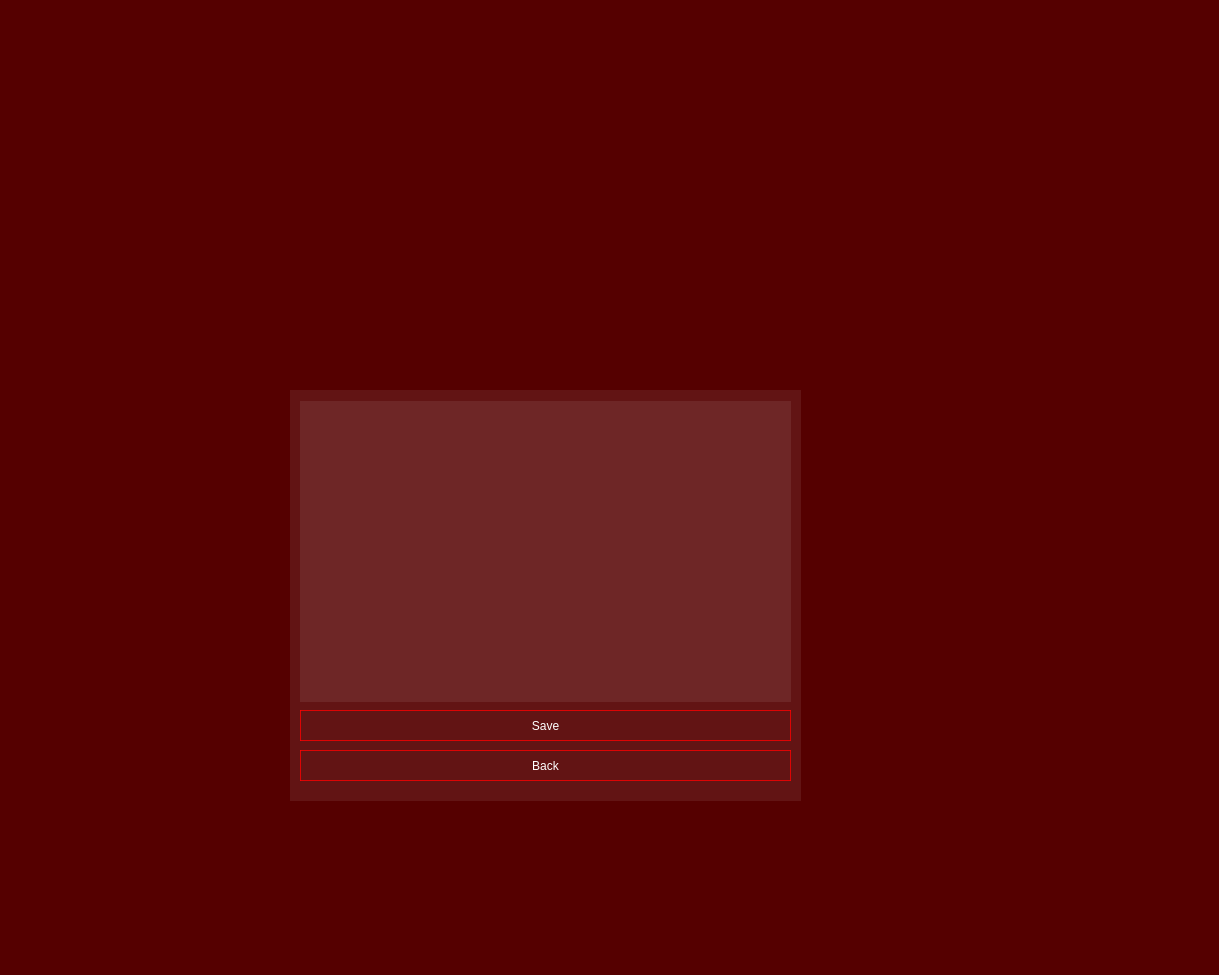
<?xml version="1.0" encoding="UTF-8"?>
<ui version="4.0">
 <class>rate</class>
 <widget class="QWidget" name="rate">
  <property name="geometry">
   <rect>
    <x>0</x>
    <y>0</y>
    <width>1219</width>
    <height>975</height>
   </rect>
  </property>
  <property name="windowTitle">
   <string>Form</string>
  </property>
  <property name="styleSheet">
   <string notr="true">background-color: rgb(85, 0, 0);</string>
  </property>
  <widget class="QWidget" name="widget" native="true">
   <property name="geometry">
    <rect>
     <x>290</x>
     <y>390</y>
     <width>511</width>
     <height>411</height>
    </rect>
   </property>
   <property name="styleSheet">
    <string notr="true">background-color: rgba(255,255,255,20);
border-top-right-radius: 0px;
border-bottom-right-radius: 0px;
border-bottom-left-radius: 0px;
border-top-left-radius: 0px;</string>
   </property>
   <widget class="QPushButton" name="back_button">
    <property name="geometry">
     <rect>
      <x>10</x>
      <y>360</y>
      <width>491</width>
      <height>31</height>
     </rect>
    </property>
    <property name="styleSheet">
     <string notr="true">color: rgb(255, 255, 255);
font: 700 16pt &quot;Segoe UI&quot;;
background-color: rgba(0,0,0,0);
border: none;
border-bottom: 1px solid rgba(255,0,0,200);
border-top: 1px solid rgba(255,0,0,200);
border-left: 1px solid rgba(255,0,0,200);
border-right: 1px solid rgba(255,0,0,200);
</string>
    </property>
    <property name="text">
     <string>Back</string>
    </property>
   </widget>
   <widget class="QPushButton" name="save_button">
    <property name="geometry">
     <rect>
      <x>10</x>
      <y>320</y>
      <width>491</width>
      <height>31</height>
     </rect>
    </property>
    <property name="styleSheet">
     <string notr="true">color: rgb(255, 255, 255);
font: 700 16pt &quot;Segoe UI&quot;;
background-color: rgba(0,0,0,0);
border: none;
border-bottom: 1px solid rgba(255,0,0,200);
border-top: 1px solid rgba(255,0,0,200);
border-left: 1px solid rgba(255,0,0,200);
border-right: 1px solid rgba(255,0,0,200);
</string>
    </property>
    <property name="text">
     <string>Save</string>
    </property>
   </widget>
   <widget class="QListWidget" name="bord_ListWidget">
    <property name="geometry">
     <rect>
      <x>10</x>
      <y>11</y>
      <width>491</width>
      <height>301</height>
     </rect>
    </property>
    <property name="styleSheet">
     <string notr="true">border-top-right-radius: 0px;
border-bottom-right-radius: 0px;
border-bottom-left-radius: 0px;
border-top-left-radius: 0px;</string>
    </property>
   </widget>
  </widget>
 </widget>
 <resources/>
 <connections/>
</ui>
